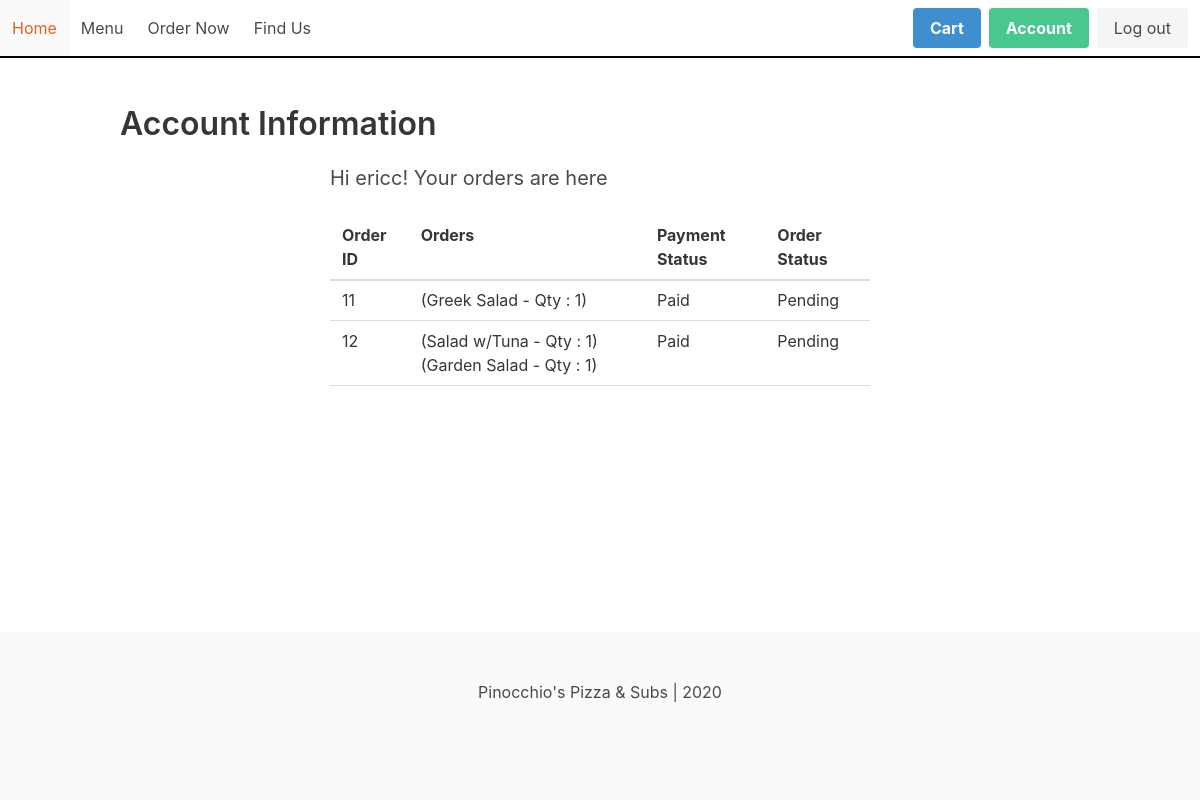
Screenshot of /account (signed in) with the database file from the repository.
### pizza/models.py (models this page shows)
class Order(models.Model):
    PAYMENT_STATUS = (
        ("Paid", "Paid"),
        ("Pending", "Pending")
    )
    ORDER_STATUS = (
        ("Pending", "Pending"),
        ("On Process", "On Process"),
        ("Complete","Complete")
    )
    order_id = models.AutoField(primary_key=True)
    customer = models.ForeignKey(User, on_delete=models.CASCADE, related_name="usernames")
    order = models.CharField(max_length=10000)
    payment_status = models.CharField(max_length=8, choices=PAYMENT_STATUS)
    order_status = models.CharField(max_length=10, choices=ORDER_STATUS)

### pizza/views.py (the view)
# urls.py: path("account", views.account_info, name='account-info'),
def account_info(request):
    if request.user.is_authenticated:
        context = {
            "username": request.user,
            "order": Order.objects.all(),
        }
        return render(request, 'pizza/account.html', context)
    else:
        return redirect('login')

### pizza/templates/pizza/account.html (shortened to what this page needs)
{% extends 'pizza/base.html' %}
{% block body %}
<section class="section">
    <div class="container">
        <h1 class="title">Account Information</h1>
    </div>
    <div class="columns is-centered">
        <div class="column is-half">
            <br>
            <h2 class="subtitle">Hi {{ username }}! Your orders are here</h2>
            <table class="table is-hoverable is-fullwidth">
                <thead>
                    <tr>
                        <th>Order ID</th>
                        <th>Orders</th>
                        <th>Payment Status</th>
                        <th>Order Status</th>
                    </tr>
                </thead>
                <tbody>
                    {% for item in order %}
                    <tr>
                        {% if item.customer == username %}
                            <td>{{ item.order_id }}</td>
                            <td>{{ item.order }}</td>
                            <td>{{ item.payment_status }}</td>
                            <td>{{ item.order_status }}</td>
                        {% endif %}
                    </tr>
                    {% endfor %}
                </tbody>
            </table>
        </div>
    </div>
</section>
{% endblock %}

### pizza/static/pizza/main.css (style rules this page uses)
body { display: flex; min-height: 100vh; flex-direction: column; }
section { flex: 1; }

### rows the page displays
Order: order_id "11", order "(Greek Salad - Qty : 1)", payment_status "Paid", order_status "Pending"
Order: order_id "12", order "(Salad w/Tuna - Qty : 1) (Garden Salad - Qty : 1)", payment_status "Paid", order_status "Pending"

### other values shown
{{ username }} "ericc"
